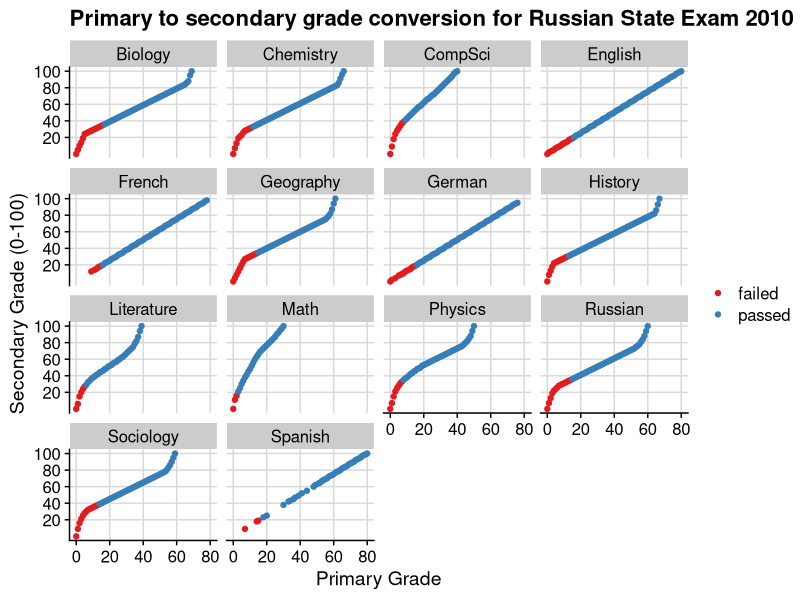
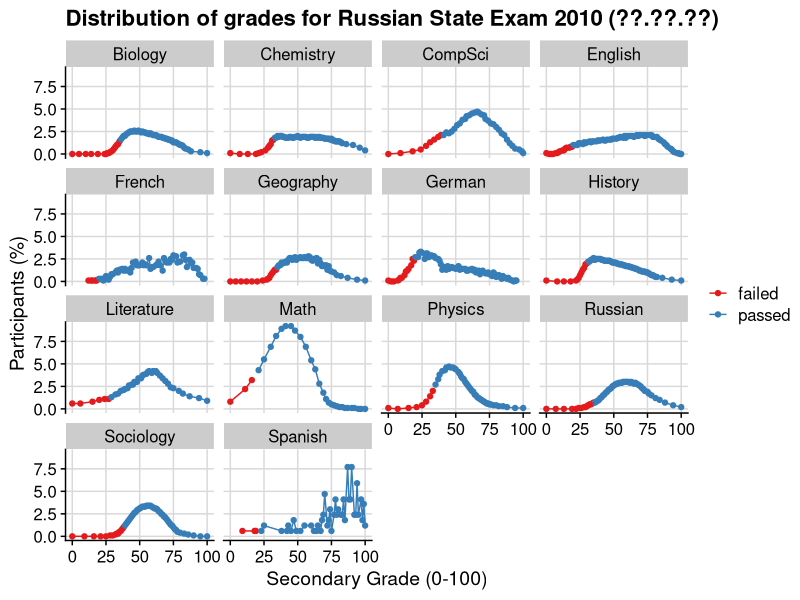
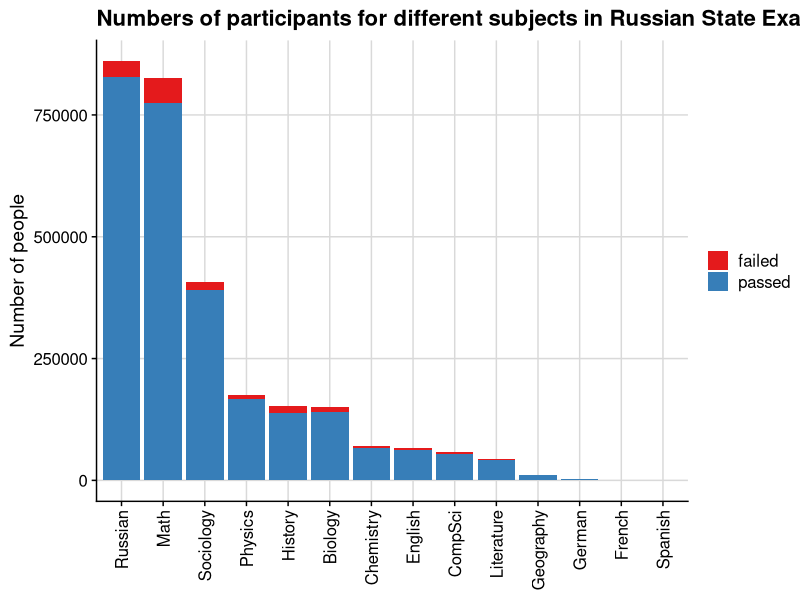

These charts were generated, in order, by the following R code:
library("rstudioapi")
setwd(dirname(rstudioapi::getActiveDocumentContext()$path))

library("ggplot2")
library("cowplot")
library("ggrepel")
library("readxl")
library("plyr")
library("RColorBrewer")




##### reading data #####

#creating data frame
data <- data.frame(primary=c(),
                   secondary=c(),
                   people=c(),
                   percent=c(),
                   integralPercent=c(),
                   subject=c())

#creating a vector of subjects
subjects <- c('Geography', 'Sociology',
              'Math', 'Physics',
              'History', 'Biology', 
              'Literature', 'CompSci', 
              'Russian', 'English',
              'German', 'French',
              'Spanish', 'Chemistry')

#creating a vector of passing grades
passingGrade <- c(35, 39,
                  21, 34,
                  31, 36,
                  29, 41,
                  36, 20,
                  20, 20,
                  20, 33)

# reading from file
for(i in 1:length(subjects)){
  data_temp <- read_excel(file.path('data', 'Book1.xls'), sheet = i, skip=1)
  data_temp$subject <- subjects[i]
  colnames(data_temp) <- c('primary', 'secondary', 'people', 'percent', 'integral', 'subject')
  data <- rbind(data, data_temp)
}

#making sure colnames are in check after merging data
colnames(data) <- c('primary', 'secondary', 'people', 'percent', 'integral', 'subject')
rm(data_temp)

#checking if the grade is passing or not
data$passing <- TRUE

for (i in 1:length(subjects)){
  data[data$subject == subjects[i],]$passing <- data[data$subject == subjects[i],]$secondary >= passingGrade[i] 
}

data$passing2 <- ''
data[data$passing == TRUE,]$passing2 <- 'passed'
data[data$passing == FALSE,]$passing2 <- 'failed'


data$passing2 <- as.factor(data$passing2)
data$subject <- as.factor(data$subject)
data$people <- as.numeric(gsub(' ', '', as.character(data$people)))
data$primary <- as.numeric(as.character(data$primary))
data$secondary <- as.numeric(as.character(data$secondary))




##### plotting primary to secondary #####

plotdots<- ggplot(data, aes(x=primary, y=secondary, col=passing2)) +
  geom_point() +
  scale_y_continuous(breaks=c(20,40,60,80,100)) +
  ggtitle("Primary to secondary grade conversion for Russian State Exam 2010")+
  xlab("Primary Grade")+
  ylab("Secondary Grade (0-100)")+
  facet_wrap( ~ subject, ncol=4) +
  scale_color_brewer(palette = "Set1")

png(file='PrimaryToSecondary2010.png', width=800, height=600)
print(plotdots +
        theme_half_open() +
        background_grid() +
        theme(legend.title=element_blank()))
dev.off()





##### plotting participants distribution #####
plots <- ggplot(data, aes(x=secondary, y=percent, col=passing2))+
  geom_point()+
  geom_line()+
  facet_wrap( ~ subject, ncol=4) +
  xlab("Secondary Grade (0-100)")+
  ylab("Participants (%)")+ 
  ggtitle("Distribution of grades for Russian State Exam 2010 (??.??.??)") +
  scale_color_brewer(palette = "Set1")

#outputting data into file
png(file='ExamDistribution2010.png', width=800, height=600)
plots +
  theme_half_open() +
  background_grid() +
  theme(legend.title=element_blank())
dev.off()





##### plotting number of participants for each subject #####
#making a summary
participantSummary <- ddply(data, .(subject, passing2), 
                            summarize, 
                            numbers = sum(people))
#second summary for total numbers of people
participantSummary2 <- ddply(data, .(subject), 
                             summarize, 
                             numbers = sum(people))

#separating summary into passing and failing
participantSummaryPassed <- participantSummary[participantSummary$passing2 == 'passed',]
participantSummaryFailed <- participantSummary[participantSummary$passing2 == 'failed',]

#ordering both by the total number of people who took the exam
participantSummaryPassed$subject <- factor(participantSummaryPassed$subject,
                                           levels = participantSummaryPassed$subject[order(-participantSummary2$numbers)])
participantSummaryFailed$subject <- factor(participantSummaryFailed$subject,
                                           levels = participantSummaryFailed$subject[order(-participantSummary2$numbers)])
#combining them back together
participantSummary <- rbind(participantSummaryPassed, participantSummaryFailed)

rm(participantSummary2, participantSummaryPassed, participantSummaryFailed)

#plotting summary
plotSummary <- ggplot(participantSummary, aes(x=subject, y=numbers, fill=passing2))+
  geom_col()+
  ggtitle("Numbers of participants for different subjects in Russian State Exam 2010 (??.??.??)")+
  ylab("Number of people")+ 
  theme(axis.title.x = element_blank(),
        legend.title=element_blank()) +
  scale_fill_brewer(palette = "Set1")

#outputting data into files

png(file='ExamSubjectSummary2010.png', width=800, height=600)
plotSummary +
  theme_half_open() +
  background_grid() +
  theme(axis.text.x = element_text(angle = 90, vjust = 0.5, hjust=1),
        axis.title.x = element_blank(),
        legend.title=element_blank())
dev.off()
